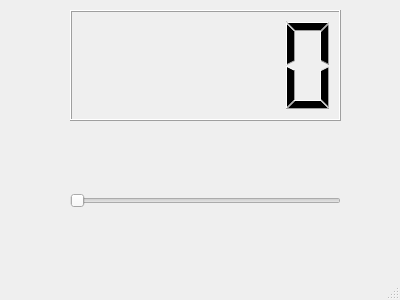
<?xml version="1.0" encoding="UTF-8"?>
<ui version="4.0">
 <class>MainWindow</class>
 <widget class="QMainWindow" name="MainWindow">
  <property name="geometry">
   <rect>
    <x>0</x>
    <y>0</y>
    <width>400</width>
    <height>300</height>
   </rect>
  </property>
  <property name="windowTitle">
   <string>MainWindow</string>
  </property>
  <widget class="QWidget" name="centralwidget">
   <widget class="QSlider" name="horizontalSlider">
    <property name="geometry">
     <rect>
      <x>70</x>
      <y>160</y>
      <width>271</width>
      <height>81</height>
     </rect>
    </property>
    <property name="maximum">
     <number>999</number>
    </property>
    <property name="orientation">
     <enum>Qt::Horizontal</enum>
    </property>
   </widget>
   <widget class="QLCDNumber" name="lcdNumber">
    <property name="geometry">
     <rect>
      <x>70</x>
      <y>10</y>
      <width>271</width>
      <height>111</height>
     </rect>
    </property>
   </widget>
  </widget>
  <widget class="QMenuBar" name="menubar">
   <property name="geometry">
    <rect>
     <x>0</x>
     <y>0</y>
     <width>400</width>
     <height>21</height>
    </rect>
   </property>
  </widget>
  <widget class="QStatusBar" name="statusbar"/>
 </widget>
 <resources/>
 <connections/>
</ui>
